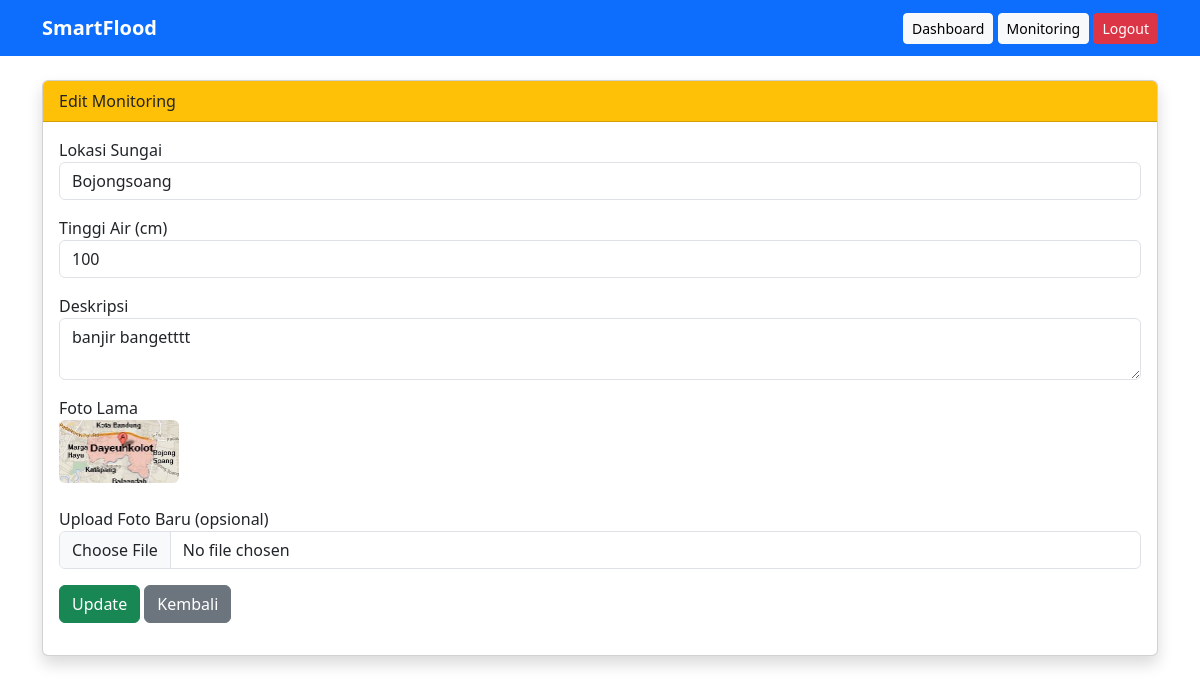
Screenshot of /edit_monitoring.php?id=1 (signed in) with the database file from the repository.
### tables this page shows
CREATE TABLE `monitoring` (
  `id` int(11) NOT NULL,
  `user_id` int(11) NOT NULL,
  `lokasi_sungai` varchar(100) NOT NULL,
  `waktu_pengukuran` datetime NOT NULL,
  `tinggi_air` int(11) NOT NULL,
  `status_banjir` varchar(20) NOT NULL,
  `deskripsi` text DEFAULT NULL,
  `foto_bukti` varchar(255) DEFAULT NULL
);

### edit_monitoring.php (the view, shortened to what this page needs)
<?php
include 'koneksi.php';
$id = $_GET['id'];
$data = mysqli_fetch_assoc(mysqli_query($conn, "SELECT * FROM monitoring WHERE id='$id'"));
?>
<?php include 'navbar.php'; ?>
<link href="https://cdn.jsdelivr.net/npm/bootstrap@5.3.0/dist/css/bootstrap.min.css" rel="stylesheet">
<div class="container mt-4">
    <div class="card shadow">
        <div class="card-header bg-warning">
            Edit Monitoring
        </div>
        <div class="card-body">
            <form method="POST" enctype="multipart/form-data">
                <div class="mb-3">
                    <label>Lokasi Sungai</label>
                    <input type="text" class="form-control" value="<?= $data['lokasi_sungai']; ?>" readonly>
                </div>
                <div class="mb-3">
                    <label>Tinggi Air (cm)</label>
                    <input type="number" name="tinggi" class="form-control" value="<?= $data['tinggi_air']; ?>" required>
                </div>
                <div class="mb-3">
                    <label>Deskripsi</label>
                    <textarea name="deskripsi" class="form-control"><?= $data['deskripsi']; ?></textarea>
                </div>
                <div class="mb-3">
                    <label>Foto Lama</label><br>
                    <img src="uploads/<?= $data['foto_bukti']; ?>" width="120" class="rounded mb-2">
                </div>
                <div class="mb-3">
                    <label>Upload Foto Baru (opsional)</label>
                    <input type="file" name="foto" class="form-control">
                </div>
                <button type="submit" name="update" class="btn btn-success">Update</button>
                <a href="monitoring.php" class="btn btn-secondary">Kembali</a>
            </form>
        </div>
    </div>
</div>

### rows the page displays
monitoring: lokasi_sungai "Bojongsoang", tinggi "100", deskripsi "banjir bangetttt", foto_bukti (picture)
